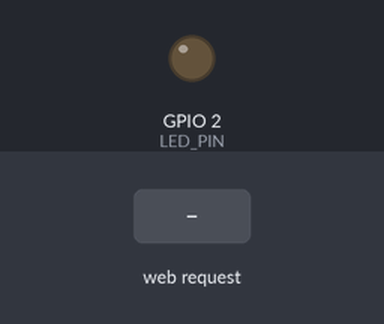
A sketch run on a simulated ESP8266 (NodeMCU). Shown: output pins drawn as LEDs (lit = HIGH). The test bench sets the inputs (shaded band). WiFi joins after 1.5 s; servers stay silent unless stated; what the sketch prints to the serial monitor is not drawn.

Above: at 2.7 s.
2.8 s: HTTP request GET /on received
At 3.9 s:
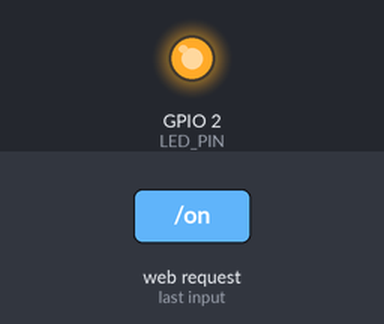
4.3 s: HTTP request GET /off received
At 5.0 s:
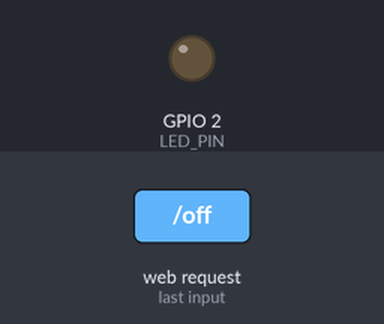
Timing chart, 0 to 7.3 s (numbered marks = the images above; inputs shaded):
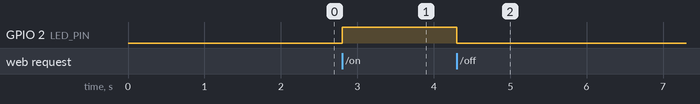

The sketch:

espserver.ino
```cpp
#include <ESP8266WiFi.h>
#include <WiFiClient.h>
#include <ESP8266WebServer.h>

const char* ssid = "Redmi K50i";         // Replace with your Wi-Fi network name
const char* password = "zzzzzzzz"; // Replace with your Wi-Fi network password
int LED_PIN = 2;                             // GPIO pin connected to the LED (e.g., GPIO2 for the onboard LED)

WiFiServer server(80); // Create a server instance on port 80

void setup() {
  Serial.begin(115200);
  pinMode(LED_PIN, OUTPUT);
  digitalWrite(LED_PIN, LOW); // Turn off the LED initially

  Serial.print("Connecting to Wi-Fi: ");
  Serial.println(ssid);
  WiFi.begin(ssid, password);

  while (WiFi.status() != WL_CONNECTED) {
    delay(500);
    Serial.print(".");
  }

  Serial.println("\nWiFi connected");
  Serial.print("IP address: ");
  Serial.println(WiFi.localIP());

  server.begin(); // Start the server
  Serial.println("Server started");
}

void loop() {
  WiFiClient client = server.available(); // Check for incoming client connections
  if (!client) {
    return;
  }

  Serial.println("New client connected");
  while (client.connected()) {
    if (client.available()) {
      String request = client.readStringUntil('\r'); // Read the client request
      Serial.print("Request: ");
      Serial.println(request);

      if (request.indexOf("GET /on") != -1) {
        digitalWrite(LED_PIN, HIGH); // Turn on the LED
        Serial.println("LED ON");
      } else if (request.indexOf("GET /off") != -1) {
        digitalWrite(LED_PIN, LOW); // Turn off the LED
        Serial.println("LED OFF");
      }

      // Send a simple response to the client
      client.println("HTTP/1.1 200 OK");
      client.println("Content-type: text/html");
      client.println();
      client.println("<!DOCTYPE HTML>");
      client.println("<html>");
      client.print("<h1>LED is now ");
      client.print(digitalRead(LED_PIN) == HIGH ? "ON" : "OFF");
      client.println("</h1>");
      client.println("<a href=\"/on\"><button>Turn ON</button></a>");
      client.println("<a href=\"/off\"><button>Turn OFF</button></a>");
      client.println("</html>");

      break; // Exit the loop after processing the request
    }
  }
  delay(1); // Small delay to allow the client to disconnect
}
```

Measured:
- after the input at 2.8 s, GPIO 2 (LED_PIN): LOW → HIGH at once
- after the input at 4.3 s, GPIO 2 (LED_PIN): HIGH → LOW at once
